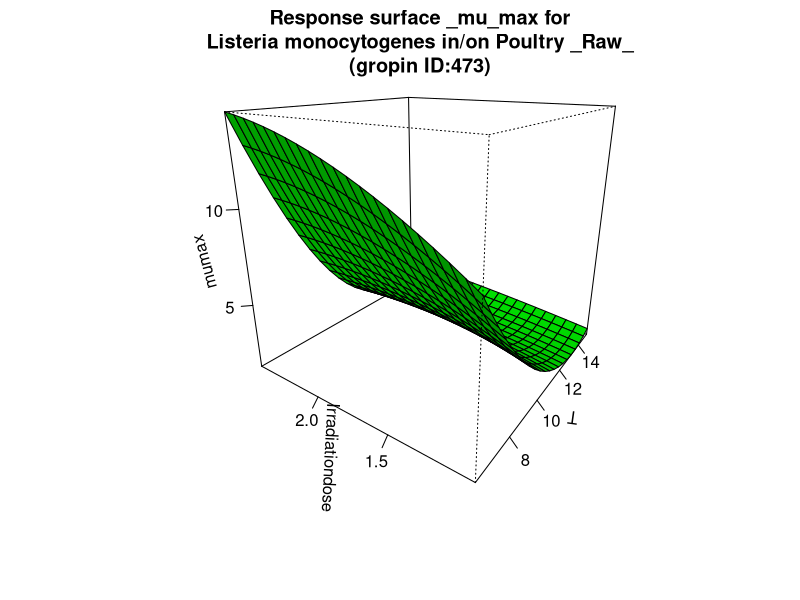

Source code (R):
#############################
# start of Parameter script
#############################
T <- seq(6.006,14.985014985015,length.out=21)
Irradiationdose <- seq(1.001,2.4975024975025,length.out=21)
#############################
# end of Parameter script
#############################
############################# 
# start of Model script Gropin ID 473 
#############################
 
# constant coefficients for this model
 
variables <- data.frame(T,Irradiationdose)
argumentsPar <- unique.data.frame(expand.grid(variables))
 
# heart of the model
response_surface <- function(T,Irradiationdose) {
   mumax <-10.05-1.81*T+19.86*Irradiationdose+0.078*(T^2)-2.46*(Irradiationdose^2)-2.24*T*Irradiationdose+0.15*T*(Irradiationdose^2)+0.068*Irradiationdose*(T^2)

	return(mumax=mumax)
} 

# output parameters
responseSurface <- cbind(argumentsPar,response_surface(argumentsPar['T'],argumentsPar['Irradiationdose']))
colnames(responseSurface) <- c(colnames(argumentsPar),'mumax')
#############################
# End of Model script
#############################
############################# 
# start of Visualisation script Gropin ID 473 
#############################
titleText <-'Response surface _mu_max for
Listeria monocytogenes in/on Poultry _Raw_
(gropin ID:473)'
persp(T,Irradiationdose,matrix(unlist(responseSurface$'mumax'),nrow=21),col = 'green',xlab='T',ylab='Irradiationdose',zlab='mumax',main=titleText,theta=305,phi=20,shade=0.25,ticktype = 'detailed')
#############################
# End of Visualisation script
#############################
